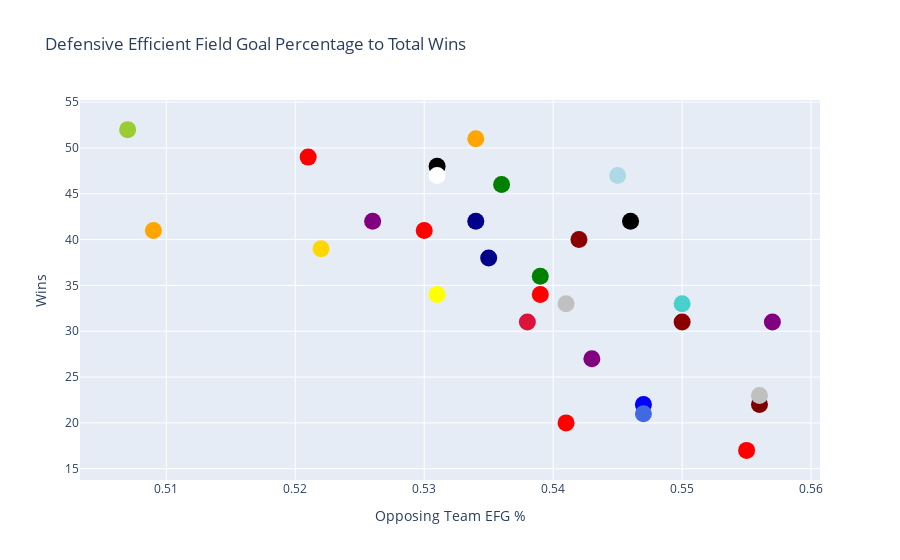

Write notebook code for a chart like this one.
### Code cell
import plotly.graph_objects as go

x=mainff21['OPP_EFG_PCT']
y=mainff21['W']
hover=mainff21['color']
names = mainff21['TEAM_NAME']

fig = go.Figure()

fig.add_trace(go.Scatter(
    x=x, y=y, text=names,
    mode='markers',
    marker_color=hover
))

fig.update_traces(mode='markers', marker_size=17)
fig.update_layout(title='Defensive Efficient Field Goal Percentage to Total Wins',
                 xaxis_title='Opposing Team EFG %',
                 yaxis_title='Wins')

                  
fig.show()

### Figure 1 — Plotly figure (JSON) as saved in the notebook; plotly's stock layout.template omitted (floating-point values rounded to 4 significant figures)
{"data": [{"marker": {"color": ["red", "green", "black", "mediumturquoise", "crimson", "maroon", "darkblue", "lightblue", "red", "gold", "red", "yellow", "white", "purple", "darkblue", "darkred", "green", "silver", "darkred", "orange", "blue", "royalblue", "red", "orange", "black", "purple", "silver", "purple", "yellowgreen", "red"], "size": 17}, "mode": "markers", "text": ["Atlanta Hawks", "Boston Celtics", "Brooklyn Nets", "Charlotte Hornets", "Chicago Bulls", "Cleveland Cavaliers", "Dallas Mavericks", "Denver Nuggets", "Detroit Pistons", "Golden State Warriors", "Houston Rockets", "Indiana Pacers", "LA Clippers", "Los Angeles Lakers", "Memphis Grizzlies", "Miami Heat", "Milwaukee Bucks", "Minnesota Timberwolves", "New Orleans Pelicans", "New York Knicks", "Oklahoma City Thunder", "Orlando Magic", "Philadelphia 76ers", "Phoenix Suns", "Portland Trail Blazers", "Sacramento Kings", "San Antonio Spurs", "Toronto Raptors", "Utah Jazz", "Washington Wizards"], "type": "scatter", "x": [0.53, 0.539, 0.531, 0.55, 0.538, 0.556, 0.534, 0.545, 0.541, 0.522, 0.555, 0.531, 0.531, 0.526, 0.535, 0.542, 0.536, 0.556, 0.55, 0.509, 0.547, 0.547, 0.521, 0.534, 0.546, 0.557, 0.541, 0.543, 0.507, 0.539], "y": [41, 36, 48, 33, 31, 22, 42, 47, 20, 39, 17, 34, 47, 42, 38, 40, 46, 23, 31, 41, 22, 21, 49, 51, 42, 31, 33, 27, 52, 34]}], "layout": {"title": {"text": "Defensive Efficient Field Goal Percentage to Total Wins"}, "xaxis": {"title": {"text": "Opposing Team EFG %"}}, "yaxis": {"title": {"text": "Wins"}}}}
